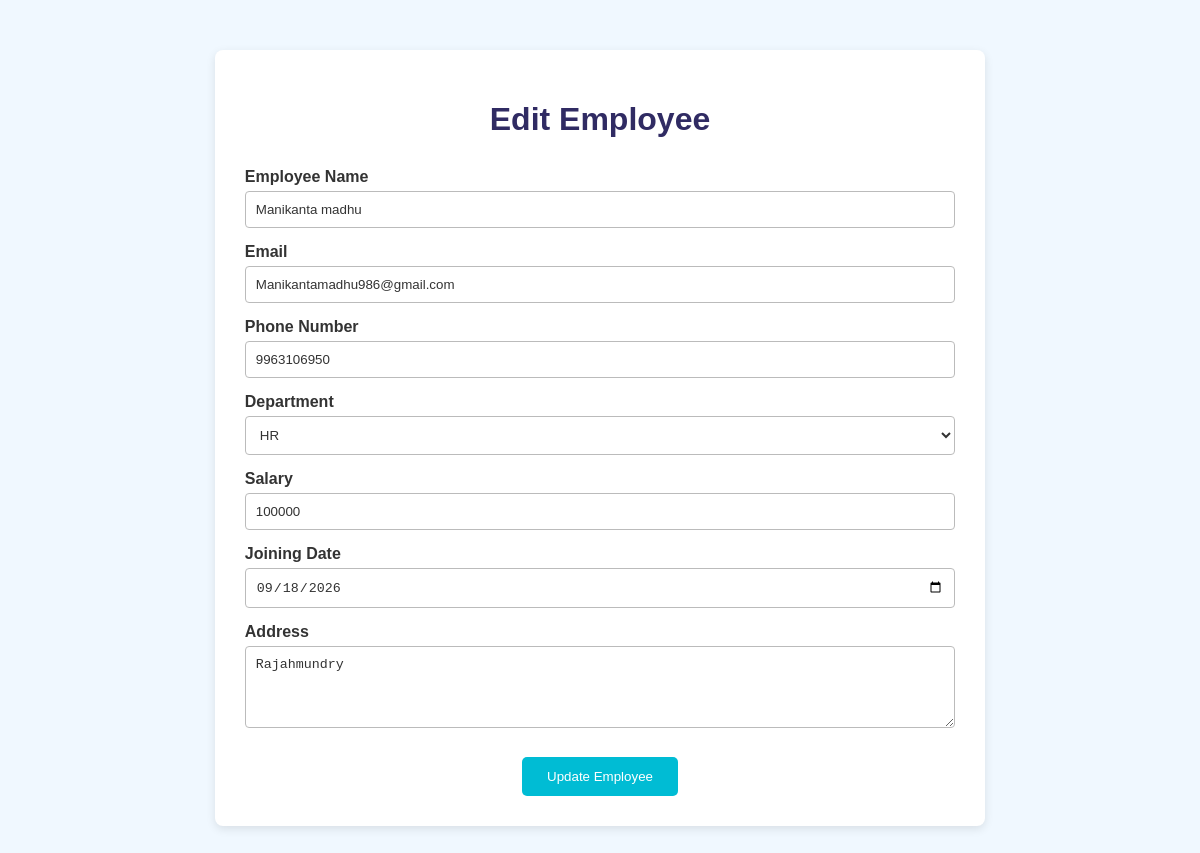
/edit-employee/3 (signed in), run on the app's committed database.
### tables this page shows
CREATE TABLE employee (
    id INTEGER PRIMARY KEY AUTOINCREMENT,
    employeename TEXT NOT NULL,
    email TEXT NOT NULL,
    phonenumber TEXT NOT NULL,
    department TEXT NOT NULL,
    salary TEXT NOT NULL,
    joiningdate TEXT NOT NULL,
    address TEXT NOT NULL
);

### server.py (the view, shortened to what this page needs)
@app.route("/edit-employee/<int:id>", methods=["GET", "POST"])
def edit_employee(id):
    if "username" not in session:
        return redirect("/login")
    conn = get_db_connection()
    cursor = conn.cursor()
    cursor.execute("""
        SELECT *
        FROM employee
        WHERE id = ?
    """, (id,))
    employee = cursor.fetchone()
    conn.close()
    return render_template(
        "edit-employee.html",
        employee=employee
    )

### server.py (called while the page is built)
def get_db_connection():
    conn = sqlite3.connect("users.db")
    return conn

### templates/edit-employee.html (shortened to what this page needs)
<!DOCTYPE html>
<html>
<head>
</head>
<body>
    <div class="container">
        <h1>
            Edit Employee
        </h1>
        <form action="/edit-employee/{{ employee[0] }}" method="POST">
            <label>
                Employee Name
            </label>
            <input type="text" name="name" value="{{ employee[1] }}" required>
            <label>
                Email
            </label>
            <input type="email" name="email" value="{{ employee[2] }}" required>
            <label>
                Phone Number
            </label>
            <input type="tel" name="phone" value="{{ employee[3] }}" required>
            <label>
                Department
            </label>
            <select name="department" required>
                <option value="HR" {% if employee[4]=="HR" %}selected{% endif %}>
                    HR
                </option>
            </select>
            <label>
                Salary
            </label>
            <input type="number" name="salary" value="{{ employee[5] }}" required>
            <label>
                Joining Date
            </label>
            <input type="date" name="joining_date" value="{{ employee[6] }}" required>
            <label>
                Address
            </label>
            <textarea name="address" rows="4" required>{{ employee[7] }}</textarea>
            <button type="submit">
                Update Employee
            </button>
        </form>
    </div>
</body>
</html>

### templates/edit-employee.html (style rules this page uses)
body { font-family: Arial, sans-serif; background-color: aliceblue; color: #333; transition: 0.3s; }
.container { width: 60%; margin: 50px auto; padding: 30px; background-color: white; border-radius: 8px; box-shadow: 0 3px 10px rgba(0, 0, 0, 0.1); }
h1 { text-align: center; color: #302b63; margin-bottom: 30px; }
label { display: block; margin-top: 15px; margin-bottom: 5px; font-weight: bold; }
input, select, textarea { width: 100%; padding: 10px; box-sizing: border-box; background-color: white; color: #333; border: 1px solid #bbb; border-radius: 4px; }
button { display: block; margin: 25px auto 0; padding: 12px 25px; background-color: #00bcd4; color: white; border: none; border-radius: 5px; cursor: pointer; }

### data on the page
employee: name "Manikanta madhu", email "Manikantamadhu986@gmail.com", phone "9963106950", department "HR", salary "100000", joining_date "09/18/2026", address "Rajahmundry"
